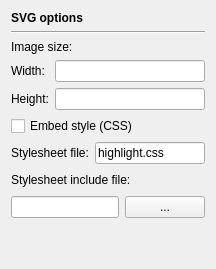
            <widget class="QWidget" name="SVGOptions">
             <layout class="QVBoxLayout" name="verticalLayout_10">
              <item>
               <widget class="QLabel" name="label_16">
                <property name="sizePolicy">
                 <sizepolicy hsizetype="Preferred" vsizetype="Fixed">
                  <horstretch>0</horstretch>
                  <verstretch>0</verstretch>
                 </sizepolicy>
                </property>
                <property name="font">
                 <font>
                  <weight>75</weight>
                  <bold>true</bold>
                 </font>
                </property>
                <property name="text">
                 <string>SVG options</string>
                </property>
               </widget>
              </item>
              <item>
               <widget class="Line" name="line_6">
                <property name="orientation">
                 <enum>Qt::Horizontal</enum>
                </property>
               </widget>
              </item>
              <item>
               <widget class="QLabel" name="label_10">
                <property name="text">
                 <string>Image size:</string>
                </property>
               </widget>
              </item>
              <item>
               <layout class="QGridLayout" name="gridLayout_8">
                <item row="0" column="0">
                 <widget class="QLabel" name="label_3">
                  <property name="text">
                   <string>Width:</string>
                  </property>
                  <property name="buddy">
                   <cstring>leSVGWidth</cstring>
                  </property>
                 </widget>
                </item>
                <item row="0" column="1">
                 <widget class="QLineEdit" name="leSVGWidth">
                  <property name="toolTip">
                   <string>Enter the SVG width (may contain units).</string>
                  </property>
                 </widget>
                </item>
                <item row="1" column="0">
                 <widget class="QLabel" name="label_12">
                  <property name="text">
                   <string>Height:</string>
                  </property>
                  <property name="buddy">
                   <cstring>leSVGHeight</cstring>
                  </property>
                 </widget>
                </item>
                <item row="1" column="1">
                 <widget class="QLineEdit" name="leSVGHeight">
                  <property name="toolTip">
                   <string>Enter the SVG height (may contain units).</string>
                  </property>
                 </widget>
                </item>
               </layout>
              </item>
              <item>
               <widget class="QCheckBox" name="cbSVGEmbedStyle">
                <property name="toolTip">
                 <string>Include the style information in each output file.</string>
                </property>
                <property name="text">
                 <string>Embed style (CSS)</string>
                </property>
               </widget>
              </item>
              <item>
               <layout class="QHBoxLayout" name="horizontalLayout_26">
                <item>
                 <widget class="QLabel" name="label_29">
                  <property name="text">
                   <string>Stylesheet file:</string>
                  </property>
                  <property name="buddy">
                   <cstring>leSVGStyleFile</cstring>
                  </property>
                 </widget>
                </item>
                <item>
                 <widget class="QLineEdit" name="leSVGStyleFile">
                  <property name="toolTip">
                   <string>Name of the referenced style file.</string>
                  </property>
                  <property name="text">
                   <string>highlight.css</string>
                  </property>
                 </widget>
                </item>
               </layout>
              </item>
              <item>
               <layout class="QHBoxLayout" name="horizontalLayout_27">
                <item>
                 <widget class="QLabel" name="label_30">
                  <property name="text">
                   <string>Stylesheet include file:</string>
                  </property>
                 </widget>
                </item>
                <item>
                 <spacer name="horizontalSpacer_6">
                  <property name="orientation">
                   <enum>Qt::Horizontal</enum>
                  </property>
                  <property name="sizeHint" stdset="0">
                   <size>
                    <width>40</width>
                    <height>20</height>
                   </size>
                  </property>
                 </spacer>
                </item>
               </layout>
              </item>
              <item>
               <layout class="QHBoxLayout" name="horizontalLayout_28">
                <item>
                 <widget class="QLineEdit" name="leSVGStyleIncFile">
                  <property name="toolTip">
                   <string>Path of the CSS include file.</string>
                  </property>
                 </widget>
                </item>
                <item>
                 <widget class="QPushButton" name="pbSVGChooseStyleIncFile">
                  <property name="toolTip">
                   <string>Select a style include file.</string>
                  </property>
                  <property name="text">
                   <string>...</string>
                  </property>
                 </widget>
                </item>
               </layout>
              </item>
              <item>
               <spacer name="verticalSpacer_10">
                <property name="orientation">
                 <enum>Qt::Vertical</enum>
                </property>
                <property name="sizeHint" stdset="0">
                 <size>
                  <width>20</width>
                  <height>40</height>
                 </size>
                </property>
               </spacer>
              </item>
             </layout>
            </widget>
